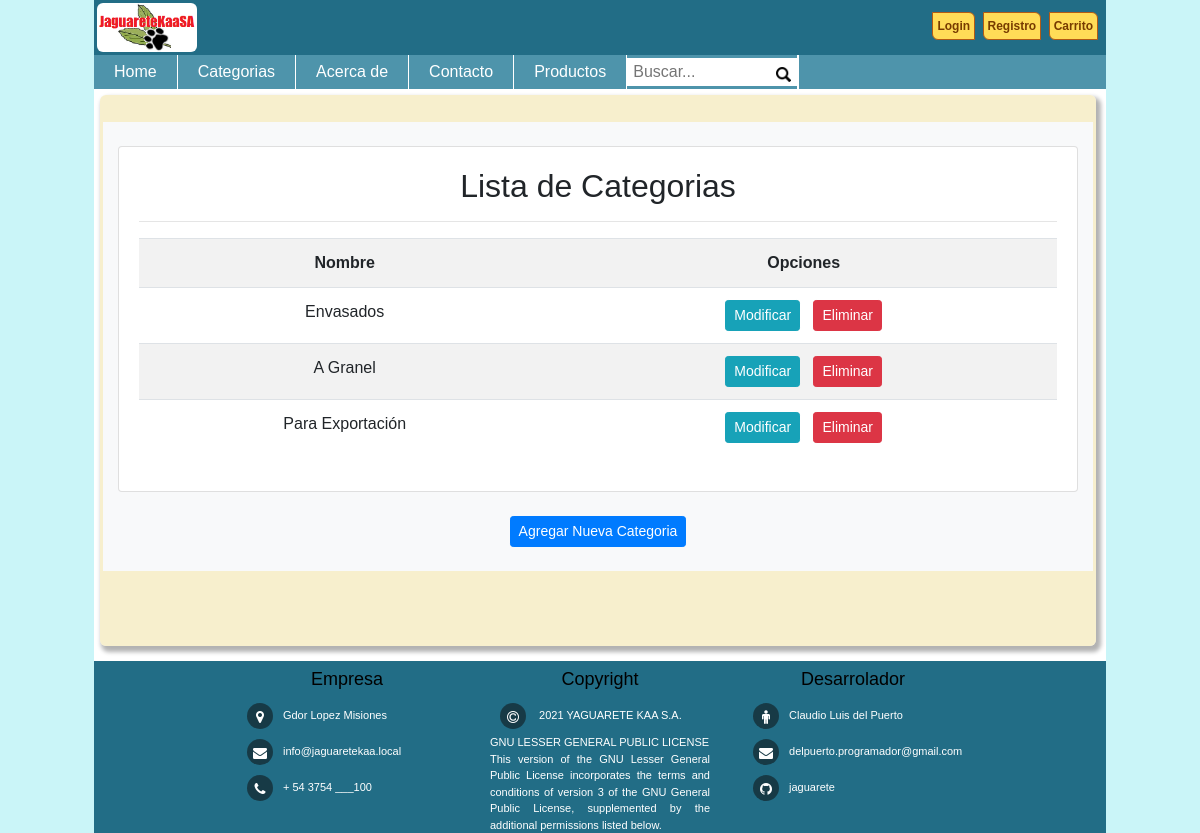
Before: /listar_categorias/ with the older database file.
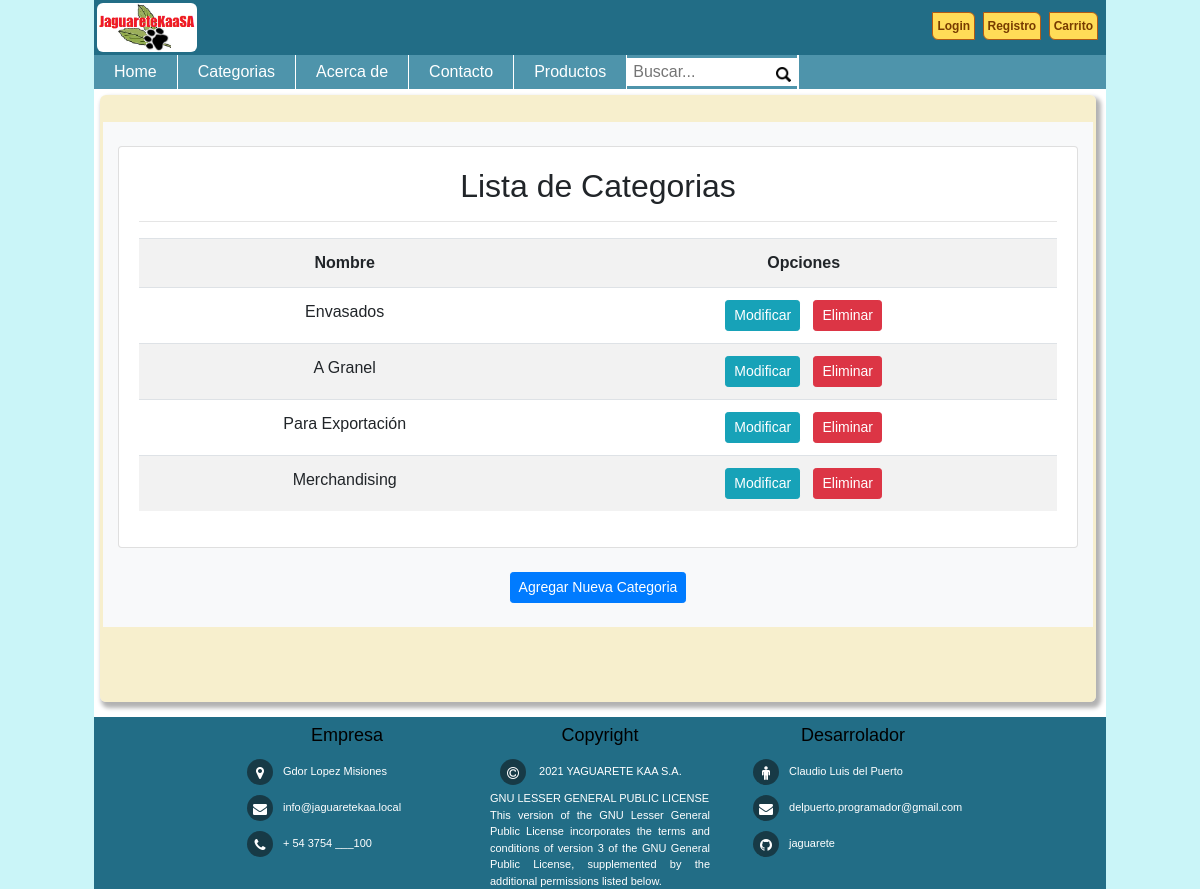
After: the same page with the newer database file.
### jaguareteAPP/models.py (models this page shows, shortened)
class Categoria(models.Model):
    nombre = models.CharField(max_length=50)

### jaguareteAPP/views.py (the view)
# urls.py: path('listar_categorias/', views.listar_categorias, name="listar_categorias"),
def listar_categorias(request):
    categoria = Categoria.objects.all()
    data = {
        'categorias': categoria
    }
    return render(request,"categoria/listar.html", data)

### jaguareteAPP/templates/categoria/listar.html (shortened to what this page needs)
{% extends 'home/base.html' %}
{% block contenido %}
{% load crispy_forms_tags %}
{% load humanize %}
<br>
<div class="container bg-light">
    <br>
    <div class="card">
        <div class="card-body">
            <h2>Lista de Categorias</h2>
            <hr>
            <table class="table table-striped table-hover table-responsive-sm">
                <tr>
                    <th>Nombre</th>
                    <th>Opciones</th>
                </tr>
                {% for p in categorias %}
                    <tr>
                        <td>{{p.nombre | title}}</td>
                        <td>
                            <a href="{% url 'modificar_categoria' p.id %}" class="btn btn-info btn-sm">Modificar</a>
                            <a href="{% url 'eliminar_categoria' p.id %}" class="btn btn-danger btn-sm">Eliminar</a>
                        </td>
                    </tr>
                {% endfor %}
            </table>
        </div>
    </div>
    <br>
    <center>
    <a href="{% url 'agregar_categoria' %}" class="btn btn-primary btn-sm">Agregar Nueva Categoria</a>
    </center>
    <br>
</div>
<br>
<br>
<br>
{% endblock %}

Changed rows visible on the page:
added Categoria: nombre "Merchandising"
